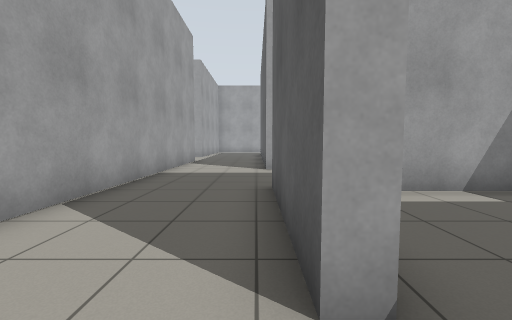
[1] (above)

24 first-person views from a walk through a Gazebo world. The camera is 0.94 m above the floor, tilts 4° down and sees 90° across. The floor is counted in squares, 1 m on a side. Each view is taken from the middle of a square. On the plan, view 1 faces up. The plan holds only what a view shows up to about 10 squares ahead; the rest is blank.

[2]
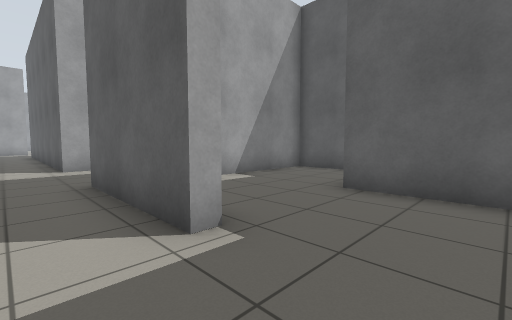

[3]
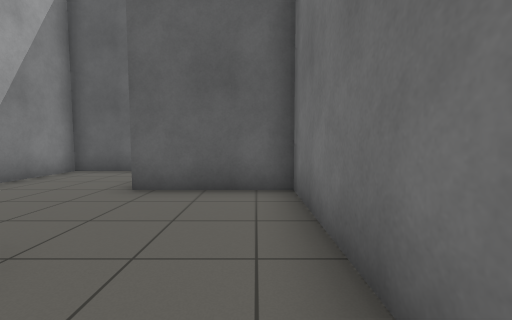

[4]
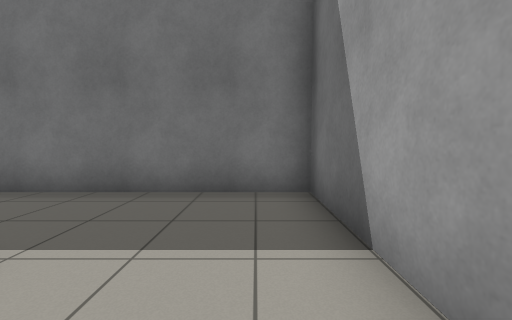

[5]
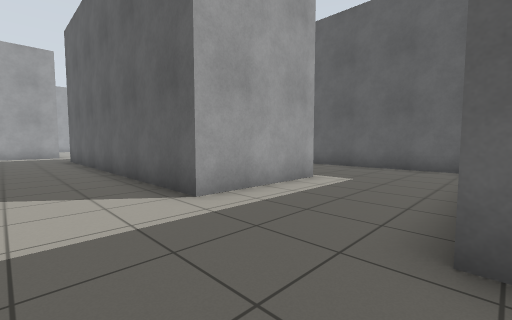

[6]
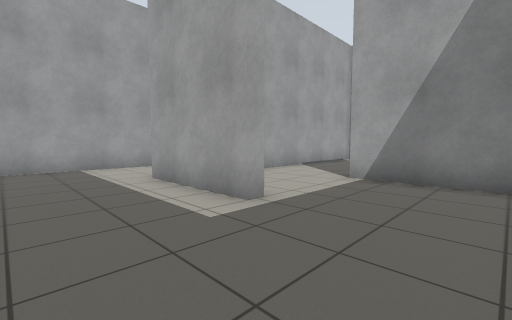

[7]
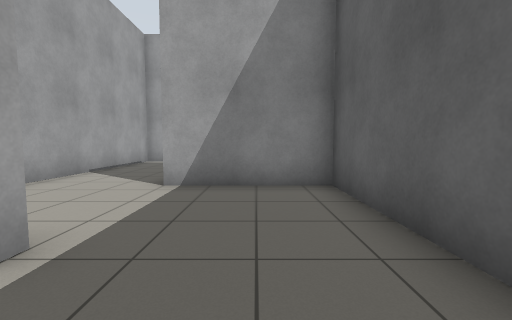

[8]
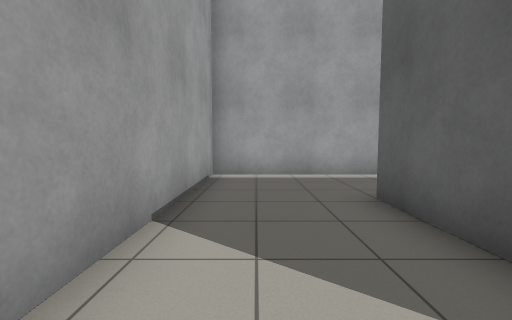

[9]
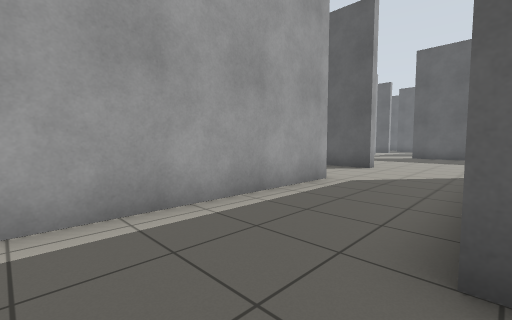

[10]
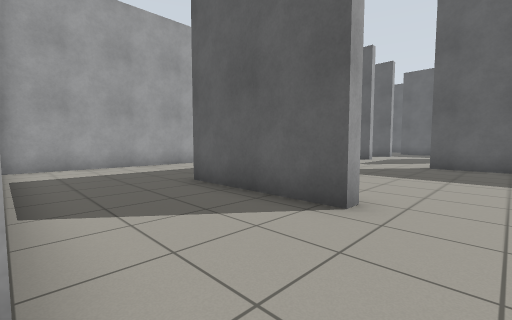

[11]
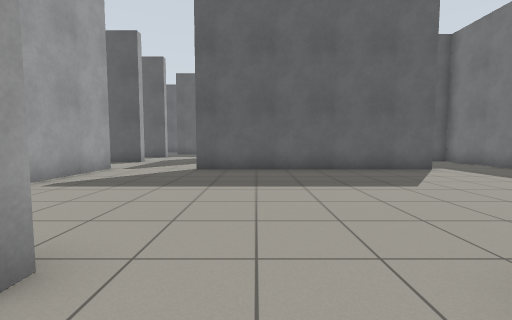

[12]
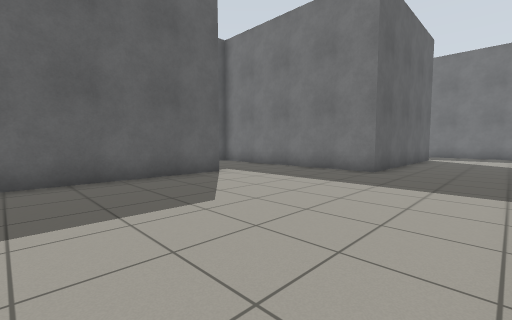

[13]
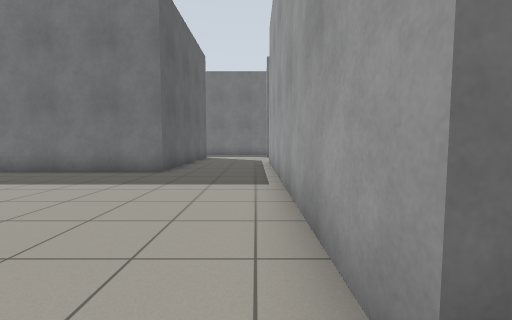

[14]
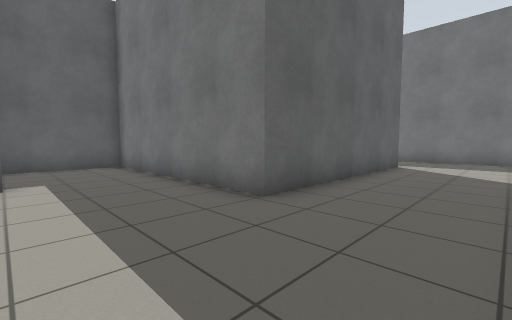

[15]
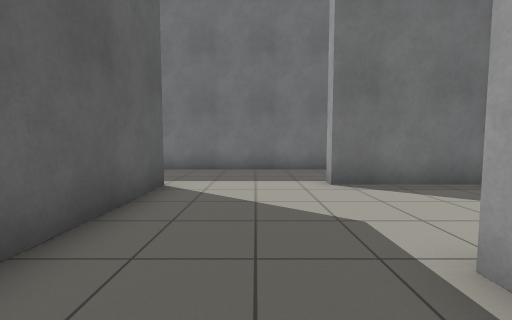

[16]
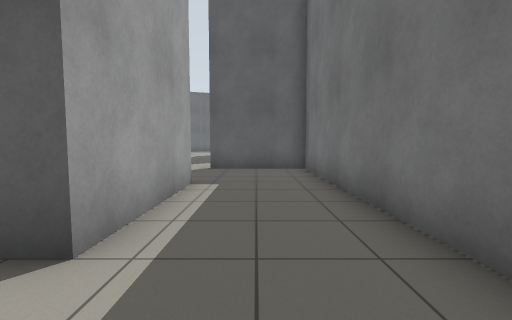

[17]
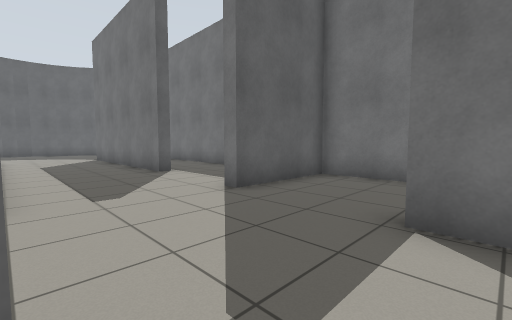

[18]
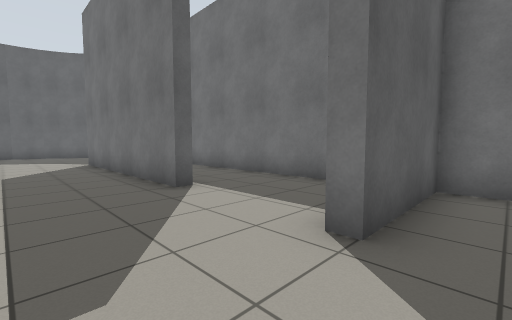

[19]
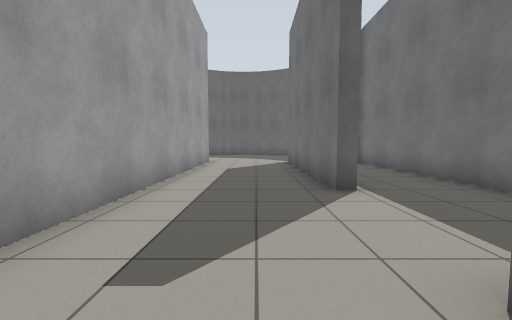

[20]
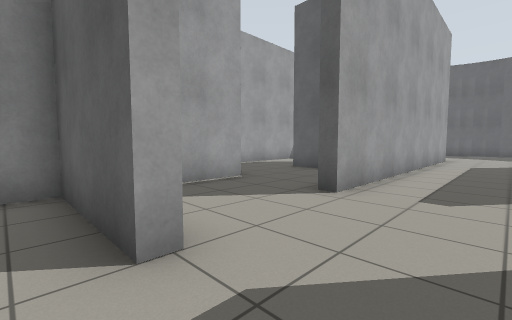

[21]
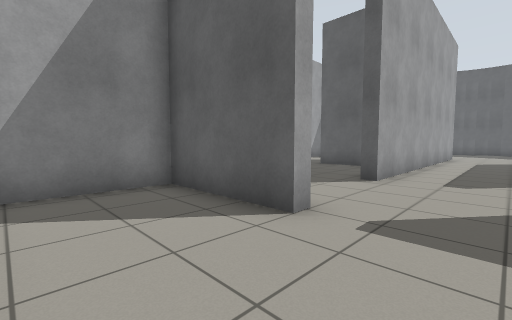

[22]
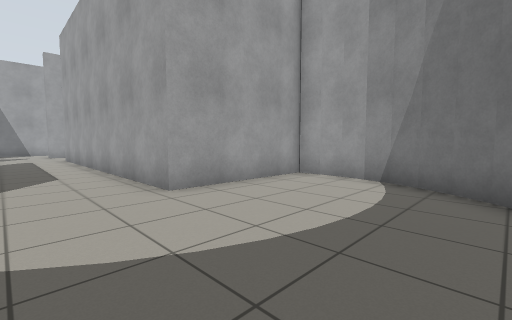

[23]
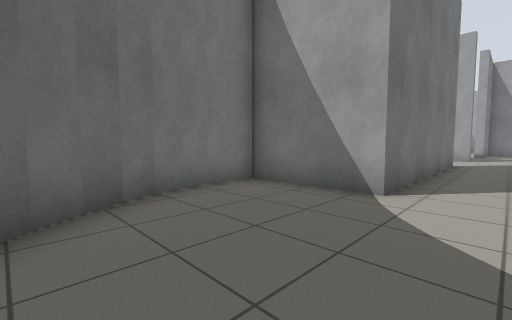

[24]
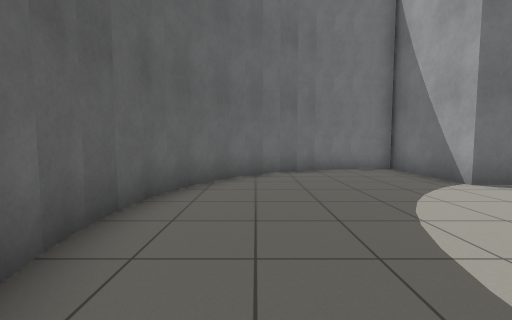

### Floor plan
Ten units are one square. View 1 is at (0, 0); x grows to the right and y downward. Boxes are objects, and circles mark ways between rooms. Rooms are numbered by the first view taken in them; rooms with no view inside come last. Other rooms are left out.
<svg viewBox="-35 -288 439 311">
<path fill="none" stroke="#000" d="M8 -13 3 -13M-30 -5 -30 17 40 17 40 -15M73 -30 73 -50 28 -50M187 -119 187 -201M114 -162 114 -74M229 -84 209 -84M191 -50 187 -50 187 -84 159 -84M119 -196 114 -196 114 -236M192 -232 158 -232M81 -194 7 -194 7 -126M179 -19 189 -19M77 -60 77 -125 40 -125M189 -15 150 -15 150 -88 194 -88M40 -139 40 -162M40 -92 40 -88 3 -88M80 -14 114 -14 114 -10M259 -10 259 -14 333 -14 333 17 348 17M105 17 220 17 220 -16 224 -16M120 -283 80 -283M242 17 311 17M348 -95 341 -96 334 -95 334 -53 224 -53 224 -58M361 -92 354 -94 347 -96M367 -90 360 -93M3 -13 3 -54M-30 -85 -30 -5M373 -87 366 -90M379 -82 372 -87M381 -80 377 -84M347 18 355 17M354 17 361 15M360 15 368 12M398 -48 397 -54M366 13 374 9M372 10 379 5M399 -35 399 -42 398 -49M378 5 384 0M383 0 388 -5M398 -28 399 -36M396 -22 398 -29M387 -4 391 -11M391 -9 394 -16 397 -23M259 -79 259 -90"/>
<circle cx="-15" cy="-15" r="3" fill="#2a7"/>
<circle cx="230" cy="-75" r="3" fill="#2a7"/>
<text x="20" y="-20">1</text>
<text x="170" y="-130">2</text>
<text x="240" y="-80">3</text>
</svg>
Room 1 opens to room 2. Room 2 opens to room 3.

Where each view was taken, in squares from view 1:
view 1: 0 up, 0 right, facing up
view 2: 1 down, 1 left, facing up-right
view 3: 1 down, 1 left, facing right
view 4: 3 up, 2 left, facing down
view 5: 5 up, 2 left, facing up-right
view 6: 6 up, 7 right, facing up-left
view 7: 7 up, 6 right, facing up
view 8: 12 up, 2 right, facing up
view 9: 16 up, 2 right, facing up-right
view 10: 18 up, 8 right, facing up-right
view 11: 18 up, 10 right, facing right
view 12: 17 up, 12 right, facing down-right
view 13: 17 up, 12 right, facing down
view 14: 12 up, 12 right, facing down-right
view 15: 7 up, 13 right, facing down
view 16: 0 up, 13 right, facing right
view 17: 5 up, 18 right, facing down-right
view 18: 4 up, 21 right, facing down-right
view 19: 3 up, 21 right, facing right
view 20: 3 up, 18 right, facing up-right
view 21: 3 up, 16 right, facing up-right
view 22: 3 up, 38 right, facing up-left
view 23: 3 up, 38 right, facing down-left
view 24: 7 up, 38 right, facing down
